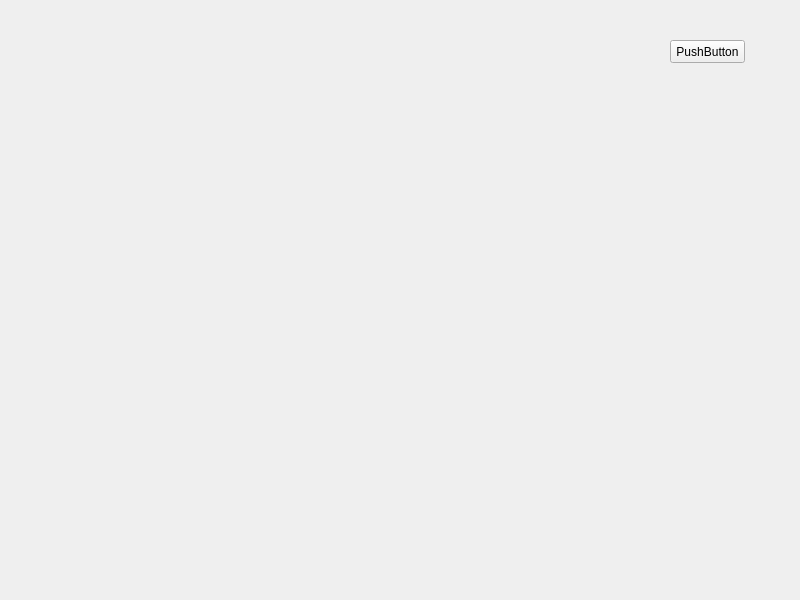
<?xml version="1.0" encoding="UTF-8"?>
<ui version="4.0">
 <class>MainWindow</class>
 <widget class="QMainWindow" name="MainWindow">
  <property name="geometry">
   <rect>
    <x>0</x>
    <y>0</y>
    <width>800</width>
    <height>600</height>
   </rect>
  </property>
  <property name="windowTitle">
   <string>MainWindow</string>
  </property>
  <widget class="QWidget" name="centralwidget">
   <widget class="QPushButton" name="pushButton">
    <property name="geometry">
     <rect>
      <x>670</x>
      <y>40</y>
      <width>75</width>
      <height>23</height>
     </rect>
    </property>
    <property name="text">
     <string>PushButton</string>
    </property>
   </widget>
  </widget>
 </widget>
 <resources/>
 <connections/>
</ui>
